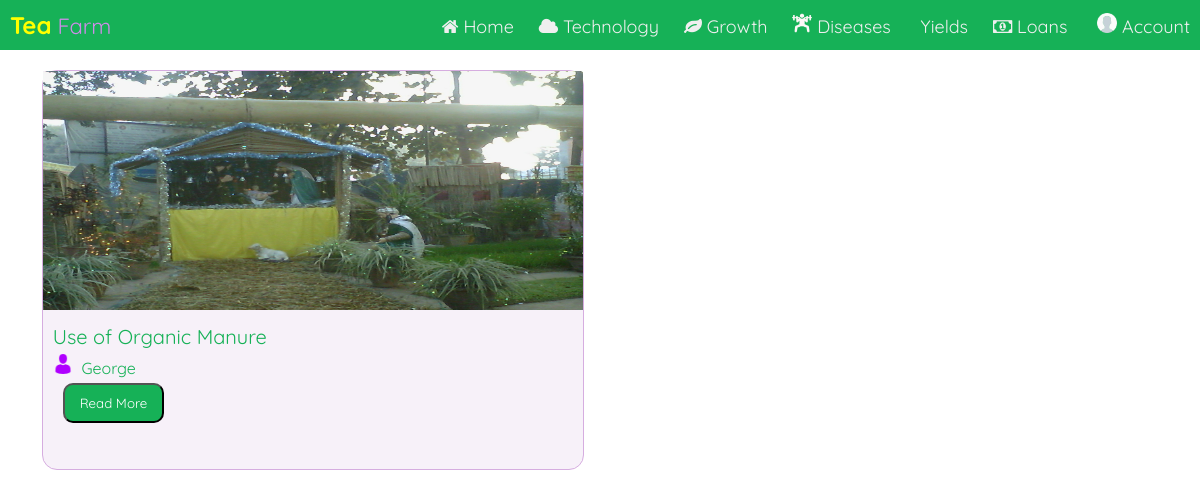
/growth.php, run on the app's committed database.
### tables this page shows
CREATE TABLE `posts` (
  `Post_ID` int(11) NOT NULL,
  `title` varchar(100) NOT NULL,
  `description` text NOT NULL,
  `featured` varchar(200) NOT NULL,
  `category` varchar(30) NOT NULL,
  `author` varchar(50) NOT NULL,
  `date` datetime NOT NULL,
  `status` varchar(10) NOT NULL,
  `visitors` int(5) NOT NULL,
  `scheduledate` date NOT NULL
);

CREATE TABLE `users` (
  `UID` int(11) NOT NULL,
  `Name` varchar(50) NOT NULL,
  `Email` varchar(50) NOT NULL,
  `Password` varchar(50) NOT NULL,
  `Created` date NOT NULL
);

### growth.php (the view, shortened to what this page needs)
<!DOCTYPE html>
<html>
<head>
  <?php include "links.php"; ?>
</head>
<body>
<?php include "header.php"; ?>
<br><br>
	<div class="container">
		<div class="left">
			<?php
include("config.php");
$sql = "SELECT Post_ID,title,description,author,featured from posts where status='publish' and category='Sports'order by date desc limit 10;";
$result = $db->query($sql);
if ($result->num_rows > 0) {
    while($row = $result->fetch_assoc()) {
    	$sql2 = "SELECT Name from users where email='".$row['author']."';";
$result2 = $db->query($sql2);
$row2 = $result2->fetch_assoc();
        echo "<div class='articlelink'>
               <img src='admin/uploads/".$row['featured']."' width='100%' height='70%' class='articimage'><br>
               <div class='contentcontainer'>
               <label class='titlehai' style='margin-top:5px;'>".$row['title']."</label><br>
               <label><img src='images/man-user.png' width='20px' style='margin-top:5px;'></img>&nbsp; ".$row2['Name']."</label><br>
               <a href='view-post.php?pid=".$row['Post_ID']."'><input type='button' style='cursor:pointer; margin-top:5px;' class='read' value='Read More' ></a>
               </div>
			</div>	";
    }
} else {
    echo "No Posts Yet";
}
?>
		</div>
	</div>
</body>
</html>

### style.css (style rules this page uses)
.articimage { -webkit-transition: all 2s ease; -moz-transition: all 2s ease; -ms-transition: all 2s ease; transition: all 2s ease; }
.articlelink { background-color: #f7f1f9; }
.articlelink { width: 32.5%; border:1px solid #d6ade0; height: 500px; float: left; border-radius: 15px; margin-top: 10px; margin-left: 10px; }
.contentcontainer { padding: 10px 10px 10px 10px; }
.read { background-color: #16b157; color: white; padding: 10px 15px 10px 15px; border-radius: 10px; margin-left: 10px; font-family: 'Quicksand', sans-serif; }
label { font-family: 'Quicksand', sans-serif; color: #16b157; }
.titlehai { font-size: 20px; }
.container { margin-top: 20px; width:97%; margin-left: 20px; margin-right: 20px; height: 98%; }
.left { width:98%; border-radius: 20px; margin-left: 200px; height: 80%; float: left; }
@media (max-width: 1600px) { .left { width:97%; border-radius: 20px; height: 80%; float: left; } }
@media (max-width: 1600px) { .articlelink { max-width: 50%; height: 470px; border:1px solid #16b157; } }
@media (max-width: 1600px) { .articimage { height: 60%; } }
@media (max-width: 1297px) { .left { width:97%; border-radius: 20px; height: 80%; float: left; } }
@media (max-width: 1297px) { .articlelink { max-width: 48%; height: 400px; border:1px solid #d6ade0; width: 49%; } }
* { box-sizing: border-box; }
body { margin: 0px; font-family: 'Quicksand', sans-serif; }

### growth.php (style rules this page uses)
.left { margin-left: 1%; }

### data on the page
posts: featured (picture), title "Use of Organic Manure", users.Name "George"
